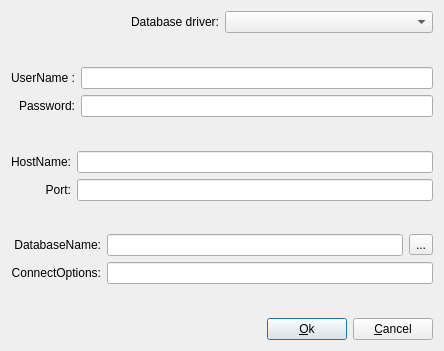
<ui version="4.0" >
 <class>databaseDialog</class>
 <widget class="QDialog" name="databaseDialog" >
  <property name="geometry" >
   <rect>
    <x>0</x>
    <y>0</y>
    <width>444</width>
    <height>351</height>
   </rect>
  </property>
  <property name="windowTitle" >
   <string>Setup database</string>
  </property>
  <layout class="QVBoxLayout" name="verticalLayout_7" >
   <item>
    <layout class="QHBoxLayout" name="horizontalLayout_6" >
     <item>
      <widget class="QLabel" name="label" >
       <property name="text" >
        <string>Database driver:</string>
       </property>
       <property name="alignment" >
        <set>Qt::AlignRight|Qt::AlignTrailing|Qt::AlignVCenter</set>
       </property>
      </widget>
     </item>
     <item>
      <widget class="QComboBox" name="drivers" />
     </item>
    </layout>
   </item>
   <item>
    <spacer name="verticalSpacer" >
     <property name="orientation" >
      <enum>Qt::Vertical</enum>
     </property>
     <property name="sizeHint" stdset="0" >
      <size>
       <width>20</width>
       <height>23</height>
      </size>
     </property>
    </spacer>
   </item>
   <item>
    <layout class="QHBoxLayout" name="horizontalLayout_3" >
     <item>
      <layout class="QVBoxLayout" name="verticalLayout_2" >
       <item>
        <widget class="QLabel" name="label_7" >
         <property name="text" >
          <string>UserName :</string>
         </property>
         <property name="alignment" >
          <set>Qt::AlignRight|Qt::AlignTrailing|Qt::AlignVCenter</set>
         </property>
        </widget>
       </item>
       <item>
        <widget class="QLabel" name="label_5" >
         <property name="text" >
          <string>Password:</string>
         </property>
         <property name="alignment" >
          <set>Qt::AlignRight|Qt::AlignTrailing|Qt::AlignVCenter</set>
         </property>
        </widget>
       </item>
      </layout>
     </item>
     <item>
      <layout class="QVBoxLayout" name="verticalLayout" >
       <item>
        <widget class="QLineEdit" name="user" />
       </item>
       <item>
        <widget class="QLineEdit" name="password" >
         <property name="echoMode" >
          <enum>QLineEdit::Password</enum>
         </property>
        </widget>
       </item>
      </layout>
     </item>
    </layout>
   </item>
   <item>
    <spacer name="verticalSpacer_2" >
     <property name="orientation" >
      <enum>Qt::Vertical</enum>
     </property>
     <property name="sizeHint" stdset="0" >
      <size>
       <width>20</width>
       <height>23</height>
      </size>
     </property>
    </spacer>
   </item>
   <item>
    <layout class="QHBoxLayout" name="horizontalLayout_4" >
     <item>
      <layout class="QVBoxLayout" name="verticalLayout_4" >
       <item>
        <widget class="QLabel" name="label_4" >
         <property name="text" >
          <string>HostName:</string>
         </property>
         <property name="alignment" >
          <set>Qt::AlignRight|Qt::AlignTrailing|Qt::AlignVCenter</set>
         </property>
        </widget>
       </item>
       <item>
        <widget class="QLabel" name="label_6" >
         <property name="text" >
          <string>Port:</string>
         </property>
         <property name="alignment" >
          <set>Qt::AlignRight|Qt::AlignTrailing|Qt::AlignVCenter</set>
         </property>
        </widget>
       </item>
      </layout>
     </item>
     <item>
      <layout class="QVBoxLayout" name="verticalLayout_3" >
       <item>
        <widget class="QLineEdit" name="host" />
       </item>
       <item>
        <widget class="QLineEdit" name="port" >
         <property name="inputMask" >
          <string>00000; </string>
         </property>
         <property name="echoMode" >
          <enum>QLineEdit::Normal</enum>
         </property>
        </widget>
       </item>
      </layout>
     </item>
    </layout>
   </item>
   <item>
    <spacer name="verticalSpacer_3" >
     <property name="orientation" >
      <enum>Qt::Vertical</enum>
     </property>
     <property name="sizeHint" stdset="0" >
      <size>
       <width>20</width>
       <height>23</height>
      </size>
     </property>
    </spacer>
   </item>
   <item>
    <layout class="QHBoxLayout" name="horizontalLayout_7" >
     <item>
      <layout class="QVBoxLayout" name="verticalLayout_5" >
       <item>
        <widget class="QLabel" name="label_3" >
         <property name="text" >
          <string>DatabaseName:</string>
         </property>
         <property name="alignment" >
          <set>Qt::AlignRight|Qt::AlignTrailing|Qt::AlignVCenter</set>
         </property>
        </widget>
       </item>
       <item>
        <widget class="QLabel" name="label_2" >
         <property name="text" >
          <string>ConnectOptions:</string>
         </property>
         <property name="alignment" >
          <set>Qt::AlignRight|Qt::AlignTrailing|Qt::AlignVCenter</set>
         </property>
        </widget>
       </item>
      </layout>
     </item>
     <item>
      <layout class="QVBoxLayout" name="verticalLayout_6" >
       <item>
        <layout class="QHBoxLayout" name="horizontalLayout_5" >
         <item>
          <widget class="QLineEdit" name="database" >
           <property name="inputMask" >
            <string/>
           </property>
          </widget>
         </item>
         <item>
          <widget class="QToolButton" name="openButton" >
           <property name="text" >
            <string>...</string>
           </property>
          </widget>
         </item>
        </layout>
       </item>
       <item>
        <widget class="QLineEdit" name="connect" />
       </item>
      </layout>
     </item>
    </layout>
   </item>
   <item>
    <spacer name="verticalSpacer_4" >
     <property name="orientation" >
      <enum>Qt::Vertical</enum>
     </property>
     <property name="sizeHint" stdset="0" >
      <size>
       <width>20</width>
       <height>23</height>
      </size>
     </property>
    </spacer>
   </item>
   <item>
    <layout class="QHBoxLayout" name="horizontalLayout_2" >
     <item>
      <spacer name="horizontalSpacer" >
       <property name="orientation" >
        <enum>Qt::Horizontal</enum>
       </property>
       <property name="sizeHint" stdset="0" >
        <size>
         <width>40</width>
         <height>20</height>
        </size>
       </property>
      </spacer>
     </item>
     <item>
      <layout class="QHBoxLayout" name="horizontalLayout" >
       <item>
        <widget class="QPushButton" name="pushButton" >
         <property name="text" >
          <string>&amp;Ok</string>
         </property>
        </widget>
       </item>
       <item>
        <widget class="QPushButton" name="pushButton_2" >
         <property name="text" >
          <string>&amp;Cancel</string>
         </property>
        </widget>
       </item>
      </layout>
     </item>
    </layout>
   </item>
  </layout>
 </widget>
 <tabstops>
  <tabstop>drivers</tabstop>
  <tabstop>user</tabstop>
  <tabstop>password</tabstop>
  <tabstop>host</tabstop>
  <tabstop>port</tabstop>
  <tabstop>database</tabstop>
  <tabstop>connect</tabstop>
  <tabstop>pushButton</tabstop>
  <tabstop>pushButton_2</tabstop>
 </tabstops>
 <resources/>
 <connections>
  <connection>
   <sender>pushButton</sender>
   <signal>clicked()</signal>
   <receiver>databaseDialog</receiver>
   <slot>accept()</slot>
   <hints>
    <hint type="sourcelabel" >
     <x>271</x>
     <y>389</y>
    </hint>
    <hint type="destinationlabel" >
     <x>148</x>
     <y>153</y>
    </hint>
   </hints>
  </connection>
  <connection>
   <sender>pushButton_2</sender>
   <signal>clicked()</signal>
   <receiver>databaseDialog</receiver>
   <slot>reject()</slot>
   <hints>
    <hint type="sourcelabel" >
     <x>355</x>
     <y>393</y>
    </hint>
    <hint type="destinationlabel" >
     <x>232</x>
     <y>155</y>
    </hint>
   </hints>
  </connection>
 </connections>
</ui>
